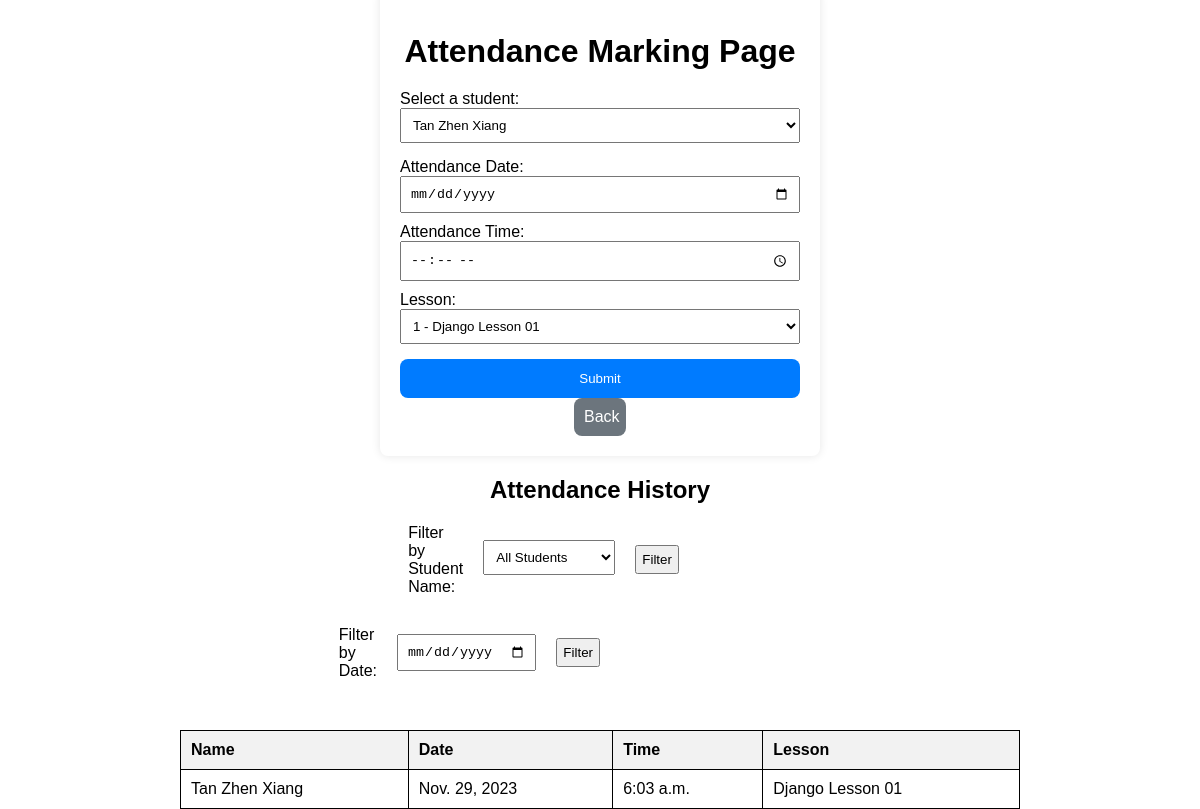
Page /ranking/attendance/marking/ on the committed database.
### ranking/models.py (models this page shows, shortened)
class AttendanceHistory(models.Model):
    student = models.ForeignKey(Student, on_delete=models.CASCADE)
    lesson = models.ForeignKey(Lesson, on_delete=models.CASCADE)
    attendance_date = models.DateField()
    attendance_time = models.TimeField()

class Student(models.Model):
    name = models.CharField(max_length=50)
    current_adcoins = models.IntegerField(default=0)
    adstars = models.IntegerField(default=1, validators=[MinValueValidator(1), MaxValueValidator(5)])
    highest_record_adcoins = models.IntegerField(default=0)

class Lesson(models.Model):
    lesson_no = models.IntegerField()
    title = models.CharField(max_length=100)
    pdf_file = models.FileField(upload_to='pdfs/', blank=True, null=True)
    reference_link = models.URLField(blank=True, null=True)

### ranking/views.py (the view, shortened to what this page needs)
# urls.py: path('attendance/marking/', AttendanceMarkingView.as_view(), name='attendance'),
class AttendanceMarkingView(View):
    template_name = 'ranking/attendance_marking.html'
    def get(self, request):
        student_filter = request.GET.get('student_filter', '')
        date_filter = request.GET.get('date_filter', '')
        students = Student.objects.all()
        lessons = Lesson.objects.all()
        attendance_history = AttendanceHistory.objects.all()
        if student_filter:
            attendance_history = attendance_history.filter(student__name=student_filter)
        if date_filter:
            attendance_history = attendance_history.filter(attendance_date=date_filter)
        return render(request, self.template_name, {'lessons': lessons,'students': students, 'attendance_history': attendance_history, 'student_filter': student_filter, 'date_filter': date_filter})

### ranking/templates/ranking/attendance_marking.html (shortened to what this page needs)
<!DOCTYPE html>
<html lang="en">
<head>
</head>
<body>
    <div class="container">
        <h1>Attendance Marking Page</h1>
        <form method="post" action="{% url 'attendance' %}">
            <label for="student_id">Select a student:</label>
            <select id="student_id" name="student_id" required>
                {% for student in students %}
                    <option value="{{ student.id }}">{{ student.name }}</option>
                {% endfor %}
            </select><br>
            <label for="attendance_date">Attendance Date:</label>
            <input type="date" id="attendance_date" name="attendance_date" required><br>
            <label for="attendance_time">Attendance Time:</label>
            <input type="time" id="attendance_time" name="attendance_time" required><br>
            <label for="lesson">Lesson:</label>
            <select id="lesson" name="lesson">
                {% for lesson in lessons %}
                    <option value="{{ lesson.id }}">{{ lesson.lesson_no }} - {{ lesson.title }}</option>
                {% endfor %}
            </select>
            <br><button type="submit">Submit</button>
        </form>
        <a href="{% url 'staff' %}" class="btn btn-secondary back-btn">Back</a>
    </div>
    <h2>Attendance History</h2>
    <div>
    <form method="get" action="{% url 'attendance' %}">
        <div class="filter-section left-section">
            <label for="student_filter">Filter by Student Name:</label>
            <select id="student_filter" name="student_filter">
                <option value="">All Students</option>
            </select>
            <input type="submit" value="Filter">
        </div>
        <div class="filter-section right-section">
            <label for="date_filter">Filter by Date:</label>
            <input type="date" id="date_filter" name="date_filter">
            <input type="submit" value="Filter">
        </div>
    </form>
</div>
    <table>
        <tr>
            <th>Name</th>
            <th>Date</th>
            <th>Time</th>
            <th>Lesson</th>
        </tr>
        {% for entry in attendance_history %}
            <tr>
                <td>{{ entry.student.name }}</td>
                <td>{{ entry.attendance_date }}</td>
                <td>{{ entry.attendance_time }}</td>
                <td>{{ entry.lesson.title }}</td>
            </tr>
        {% endfor %}
    </table>
</body>
</html>

### ranking/templates/ranking/attendance_marking.html (style rules this page uses)
body { display: flex; flex-direction: column; align-items: center; justify-content: center; height: 100vh; margin: 0; font-family: Arial, sans-serif; }
.container { width: 100%; max-width: 400px; display: flex; flex-direction: column; align-items: center; padding: 20px; box-shadow: 0 0 10px rgba(0, 0, 0, 0.1); border-radius: 8px; }
h1 { text-align: center; margin-bottom: 20px; }
form { width: 100%; }
label, select, input[type="submit"], input[type="date"], input[type="time"] { margin-bottom: 10px; }
input, textarea, select { width: 100%; padding: 8px; margin-bottom: 15px; box-sizing: border-box; }
button { display: block; width: 100%; padding: 12px; background-color: #007bff; color: #fff; border: none; cursor: pointer; border-radius: 8px; }
.btn-secondary.back-btn { display: block; width: 8%; padding: 10px; background-color: #6c757d; color: #fff; border: none; cursor: pointer; border-radius: 8px; text-decoration: none; }
table { width: 70%; border-collapse: collapse; margin-top: 20px; }
table, th, td { border: 1px solid black; padding: 10px; text-align: left; }
th { background-color: #f2f2f2; }
.filter-section { display: flex; align-items: center; margin-bottom: 20px; }
.filter-section label, .filter-section input, .filter-section select { margin-right: 20px; }
.filter-section label, .filter-section input, .filter-section select, .filter-section option { width: auto; }
.filter-section input[type="submit"] { padding: 5px; width: auto; margin-right: 0; }
.left-section, .right-section { width: 50%; display: flex; align-items: center; }
.right-section { justify-content: flex-end; }

### rows in the picture
AttendanceHistory: student.name "Tan Zhen Xiang", attendance_date "Nov. 29, 2023", attendance_time "6:03 a.m.", lesson "Django Lesson 01"

### other values in the picture
form field student_id "Tan Zhen Xiang"
form field lesson "1 - Django Lesson 01"
